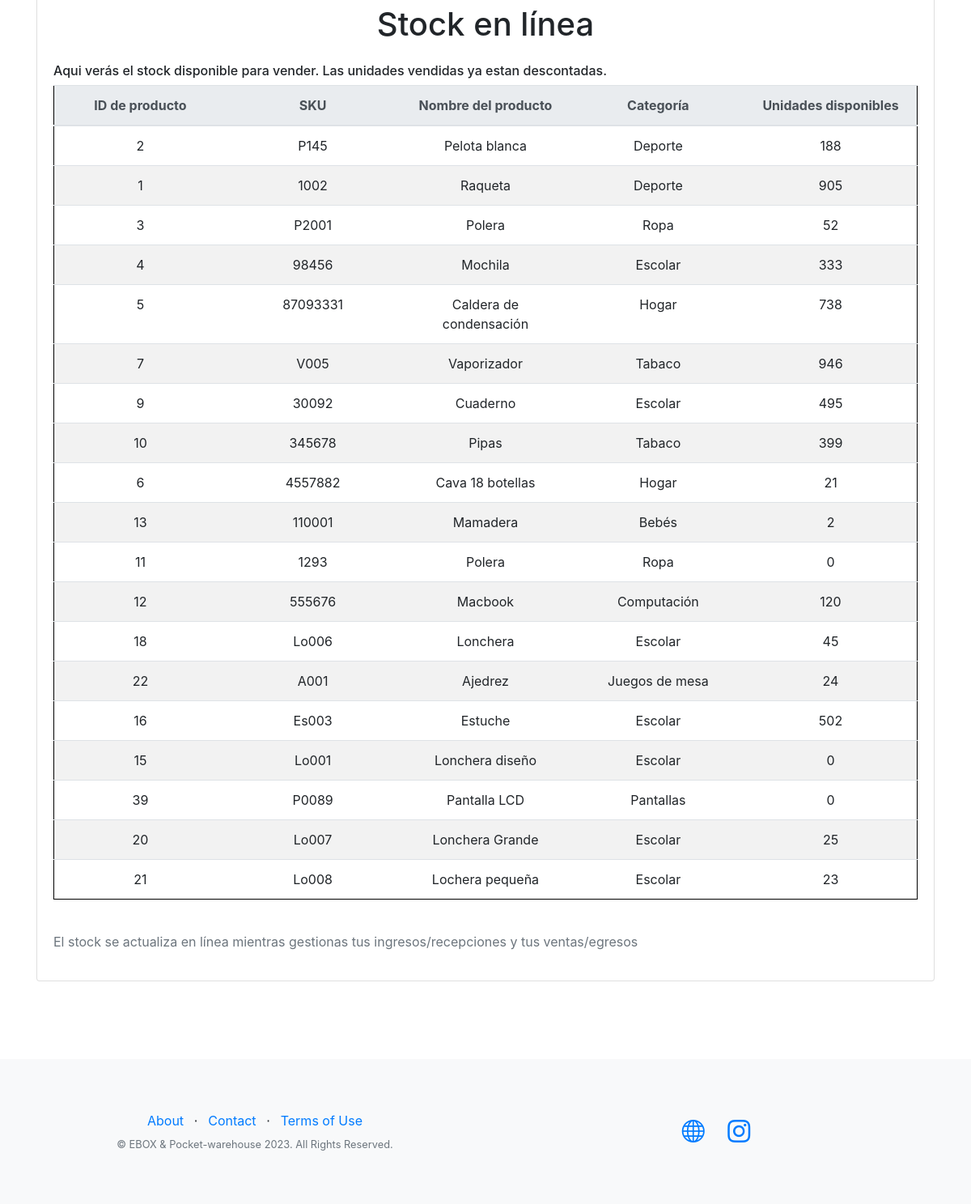
/eboxApp/stock_en_linea/ (signed in, lower part), run on an earlier commit of the app's database.
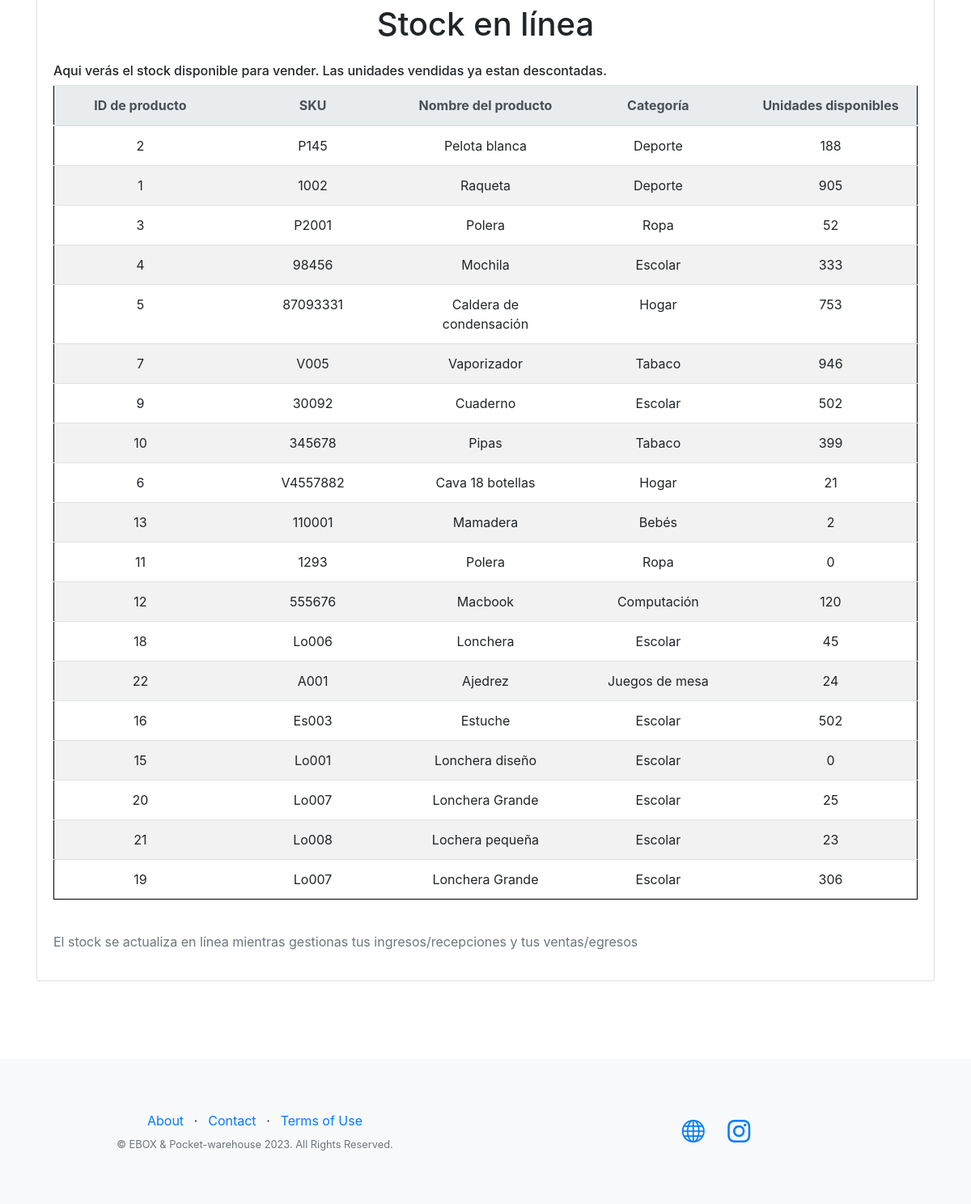
And on a later commit of the database.
### eboxApp/models.py (models this page shows, shortened)
class Inventario(models.Model):
    sku = models.ForeignKey(Maestra, on_delete=models.CASCADE, null=True)
    tot_unidades = models.IntegerField(null=True)

class Maestra(models.Model):
    nombre_producto = models.CharField(max_length=300)
    numero_sku = models.CharField(max_length=300)
    categoria = models.CharField(max_length=300)

### eboxApp/views.py (the view)
# urls.py: path('stock_en_linea/', views.stock_en_linea, name='stock_en_linea'),
@login_required
def stock_en_linea(request):
    inventarios = Inventario.objects.all()
    return render(request, 'eboxApp/stock_en_linea.html', {'inventarios': inventarios})

### eboxApp/templates/eboxApp/stock_en_linea.html (shortened to what this page needs)
{% extends "eboxApp/base.html" %}
{% load static %}
{% block contenido_que_cambia %}
    <div class="container my-5">
      <div class="card mt-4">
        <div class="card-body">
          <h1 class="text-center my-4">Stock en línea</h1>
          <h6 aling = "justify-content-center">Aqui verás el stock disponible para vender. Las unidades vendidas ya estan descontadas.</h6>
          <div class="row">
            <div class="col">
              <table class="table">
                <thead class="thead-light">
                  <tr class = "table-secondary">
                    <th>ID de producto</th>
                    <th>SKU</th>
                    <th>Nombre del producto</th>
                    <th>Categoría</th>
                    <th>Unidades disponibles</th>
                  </tr>
                </thead>
                <tbody>
                  {% for inventario in inventarios %}
                  <tr>
                    <td>{{ inventario.sku.id }}</td>
                    <td>{{ inventario.sku.numero_sku }}</td>
                    <td>{{ inventario.sku.nombre_producto }}</td>
                    <td>{{ inventario.sku.categoria }}</td>
                    <td>{{ inventario.tot_unidades }}</td>
                  </tr>
                  {% endfor %}
                </tbody>
              </table>
            </div>
          </div>
          <div class="row mt-4">
            <div class="col">
              <p class="text-muted">El stock se actualiza en línea mientras gestionas tus ingresos/recepciones y tus ventas/egresos</p>
            </div>
          </div>
        </div>
      </div>
    </div>
{% endblock %}

What changed in the data, as far as the page shows it:
removed Inventario: sku.id "39", sku.numero_sku "P0089", sku.nombre_producto "Pantalla LCD", sku.categoria "Pantallas", tot_unidades "0"
changed Inventario "Caldera de condensación": tot_unidades "738" → "753"
changed Inventario "Cuaderno": tot_unidades "495" → "502"
changed through a linked row, Inventario "Cava 18 botellas": sku.numero_sku "4557882" → "V4557882"
added Inventario: sku.id "19", sku.numero_sku "Lo007", sku.nombre_producto "Lonchera Grande", sku.categoria "Escolar", tot_unidades "306"
